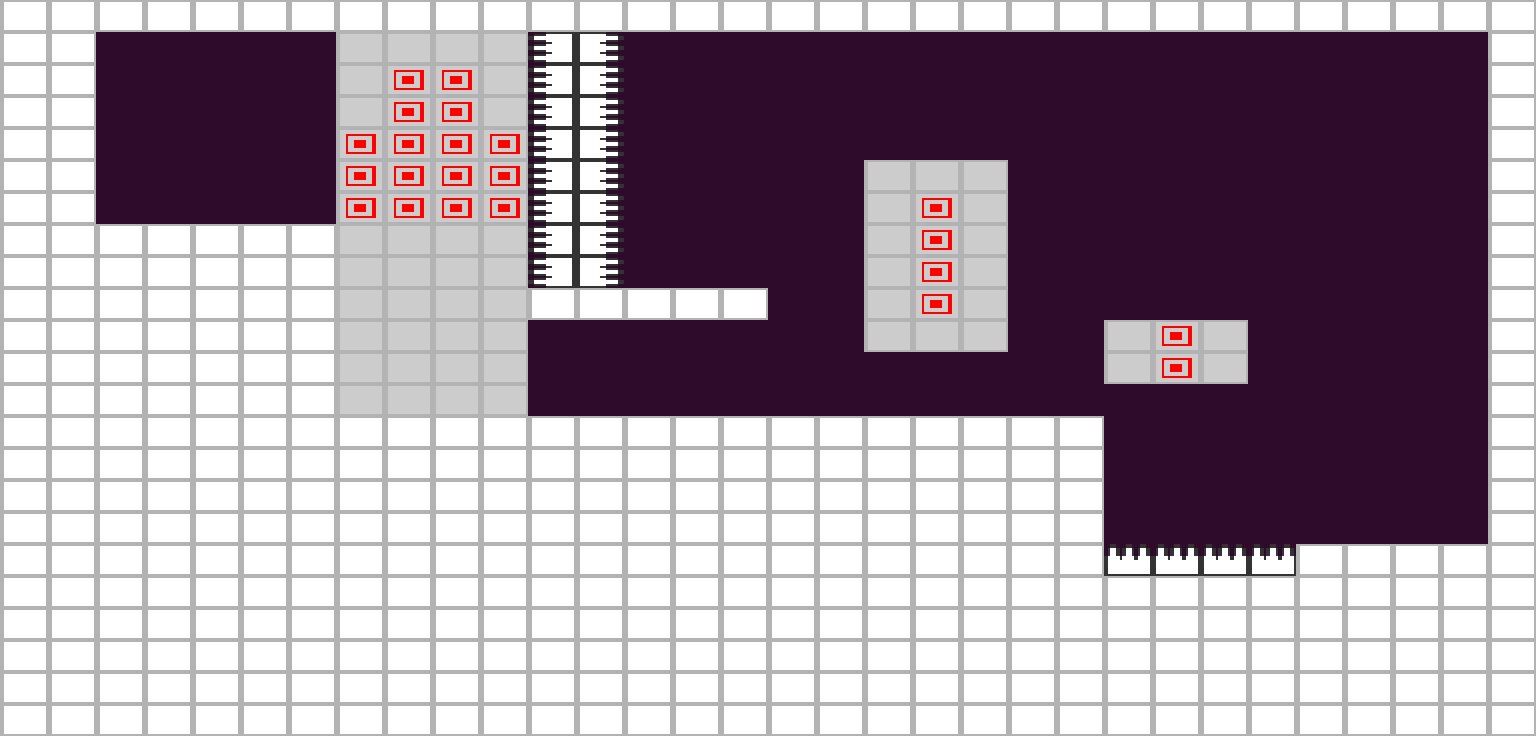

This game map was drawn from its Tiled (.tmx) file and the tilesets committed beside it. A one-line description and the full map source follow:
An orthogonal 32x23 tile map with 48x32 px tiles, 3 tile layers (background, ladders, platforms) and 6 objects (3x EndLevel, CheckPoint, LevelStartCamera, Collectible).

<map version="1.0" orientation="orthogonal" width="32" height="23" tilewidth="48" tileheight="32" backgroundcolor="#2e0b2b">
 <properties>
  <property name="LevelType" value="NoMachine" />
  <property name="Lighting" value="Dusk" />
  <property name="Title" value="Bombs from Above" />
 </properties>
 <tileset firstgid="1" name="level_tiles" tilewidth="48" tileheight="32">
  <image source="level_tiles.png" width="192" height="128" />
 </tileset>
 <layer name="background" width="32" height="23">
  <data encoding="csv">
0,0,0,0,0,0,0,0,0,0,0,0,0,0,0,0,0,0,0,0,0,0,0,0,0,0,0,0,0,0,0,0,
0,0,0,0,0,0,0,0,0,0,0,0,0,0,0,0,0,0,0,0,0,0,0,0,0,0,0,0,0,0,0,0,
0,0,0,0,0,0,0,0,0,0,0,0,0,0,0,0,0,0,0,0,0,0,0,0,0,0,0,0,0,0,0,0,
0,0,0,0,0,0,0,0,0,0,0,0,0,0,0,0,0,0,0,0,0,0,0,0,0,0,0,0,0,0,0,0,
0,0,0,0,0,0,0,0,0,0,0,0,0,0,0,0,0,0,0,0,0,0,0,0,0,0,0,0,0,0,0,0,
0,0,0,0,0,0,0,0,0,0,0,0,0,0,0,0,0,0,0,0,0,0,0,0,0,0,0,0,0,0,0,0,
0,0,0,0,0,0,0,0,0,0,0,0,0,0,0,0,0,0,0,0,0,0,0,0,0,0,0,0,0,0,0,0,
0,0,0,0,0,0,0,0,0,0,0,0,0,0,0,0,0,0,0,0,0,0,0,0,0,0,0,0,0,0,0,0,
0,0,0,0,0,0,0,0,0,0,0,0,0,0,0,0,0,0,0,0,0,0,0,0,0,0,0,0,0,0,0,0,
0,0,0,0,0,0,0,0,0,0,0,0,0,0,0,0,0,0,0,0,0,0,0,0,0,0,0,0,0,0,0,0,
0,0,0,0,0,0,0,0,0,0,0,0,0,0,0,0,0,0,0,0,0,0,0,0,0,0,0,0,0,0,0,0,
0,0,0,0,0,0,0,0,0,0,0,0,0,0,0,0,0,0,0,0,0,0,0,0,0,0,0,0,0,0,0,0,
0,0,0,0,0,0,0,0,0,0,0,0,0,0,0,0,0,0,0,0,0,0,0,0,0,0,0,0,0,0,0,0,
0,0,0,0,0,0,0,0,0,0,0,0,0,0,0,0,0,0,0,0,0,0,0,0,0,0,0,0,0,0,0,0,
0,0,0,0,0,0,0,0,0,0,0,0,0,0,0,0,0,0,0,0,0,0,0,0,0,0,0,0,0,0,0,0,
0,0,0,0,0,0,0,0,0,0,0,0,0,0,0,0,0,0,0,0,0,0,0,0,0,0,0,0,0,0,0,0,
0,0,0,0,0,0,0,0,0,0,0,0,0,0,0,0,0,0,0,0,0,0,0,0,0,0,0,0,0,0,0,0,
0,0,0,0,0,0,0,0,0,0,0,0,0,0,0,0,0,0,0,0,0,0,0,0,0,0,0,0,0,0,0,0,
0,0,0,0,0,0,0,0,0,0,0,0,0,0,0,0,0,0,0,0,0,0,0,0,0,0,0,0,0,0,0,0,
0,0,0,0,0,0,0,0,0,0,0,0,0,0,0,0,0,0,0,0,0,0,0,0,0,0,0,0,0,0,0,0,
0,0,0,0,0,0,0,0,0,0,0,0,0,0,0,0,0,0,0,0,0,0,0,0,0,0,0,0,0,0,0,0,
0,0,0,0,0,0,0,0,0,0,0,0,0,0,0,0,0,0,0,0,0,0,0,0,0,0,0,0,0,0,0,0,
0,0,0,0,0,0,0,0,0,0,0,0,0,0,0,0,0,0,0,0,0,0,0,0,0,0,0,0,0,0,0,0
</data>
 </layer>
 <layer name="ladders" width="32" height="23">
  <data encoding="csv">
0,0,0,0,0,0,0,0,0,0,0,0,0,0,0,0,0,0,0,0,0,0,0,0,0,0,0,0,0,0,0,0,
0,0,0,0,0,0,0,0,0,0,0,0,0,0,0,0,0,0,0,0,0,0,0,0,0,0,0,0,0,0,0,0,
0,0,0,0,0,0,0,0,0,0,0,0,0,0,0,0,0,0,0,0,0,0,0,0,0,0,0,0,0,0,0,0,
0,0,0,0,0,0,0,0,0,0,0,0,0,0,0,0,0,0,0,0,0,0,0,0,0,0,0,0,0,0,0,0,
0,0,0,0,0,0,0,0,0,0,0,0,0,0,0,0,0,0,0,0,0,0,0,0,0,0,0,0,0,0,0,0,
0,0,0,0,0,0,0,0,0,0,0,0,0,0,0,0,0,0,0,0,0,0,0,0,0,0,0,0,0,0,0,0,
0,0,0,0,0,0,0,0,0,0,0,0,0,0,0,0,0,0,0,0,0,0,0,0,0,0,0,0,0,0,0,0,
0,0,0,0,0,0,0,0,0,0,0,0,0,0,0,0,0,0,0,0,0,0,0,0,0,0,0,0,0,0,0,0,
0,0,0,0,0,0,0,0,0,0,0,0,0,0,0,0,0,0,0,0,0,0,0,0,0,0,0,0,0,0,0,0,
0,0,0,0,0,0,0,0,0,0,0,0,0,0,0,0,0,0,0,0,0,0,0,0,0,0,0,0,0,0,0,0,
0,0,0,0,0,0,0,0,0,0,0,0,0,0,0,0,0,0,0,0,0,0,0,0,0,0,0,0,0,0,0,0,
0,0,0,0,0,0,0,0,0,0,0,0,0,0,0,0,0,0,0,0,0,0,0,0,0,0,0,0,0,0,0,0,
0,0,0,0,0,0,0,0,0,0,0,0,0,0,0,0,0,0,0,0,0,0,0,0,0,0,0,0,0,0,0,0,
0,0,0,0,0,0,0,0,0,0,0,0,0,0,0,0,0,0,0,0,0,0,0,0,0,0,0,0,0,0,0,0,
0,0,0,0,0,0,0,0,0,0,0,0,0,0,0,0,0,0,0,0,0,0,0,0,0,0,0,0,0,0,0,0,
0,0,0,0,0,0,0,0,0,0,0,0,0,0,0,0,0,0,0,0,0,0,0,0,0,0,0,0,0,0,0,0,
0,0,0,0,0,0,0,0,0,0,0,0,0,0,0,0,0,0,0,0,0,0,0,0,0,0,0,0,0,0,0,0,
0,0,0,0,0,0,0,0,0,0,0,0,0,0,0,0,0,0,0,0,0,0,0,0,0,0,0,0,0,0,0,0,
0,0,0,0,0,0,0,0,0,0,0,0,0,0,0,0,0,0,0,0,0,0,0,0,0,0,0,0,0,0,0,0,
0,0,0,0,0,0,0,0,0,0,0,0,0,0,0,0,0,0,0,0,0,0,0,0,0,0,0,0,0,0,0,0,
0,0,0,0,0,0,0,0,0,0,0,0,0,0,0,0,0,0,0,0,0,0,0,0,0,0,0,0,0,0,0,0,
0,0,0,0,0,0,0,0,0,0,0,0,0,0,0,0,0,0,0,0,0,0,0,0,0,0,0,0,0,0,0,0,
0,0,0,0,0,0,0,0,0,0,0,0,0,0,0,0,0,0,0,0,0,0,0,0,0,0,0,0,0,0,0,0
</data>
 </layer>
 <layer name="platforms" width="32" height="23">
  <data encoding="csv">
1,1,1,1,1,1,1,1,1,1,1,1,1,1,1,1,1,1,1,1,1,1,1,1,1,1,1,1,1,1,1,1,
1,1,0,0,0,0,0,2,2,2,2,6,5,0,0,0,0,0,0,0,0,0,0,0,0,0,0,0,0,0,0,1,
1,1,0,0,0,0,0,2,3,3,2,6,5,0,0,0,0,0,0,0,0,0,0,0,0,0,0,0,0,0,0,1,
1,1,0,0,0,0,0,2,3,3,2,6,5,0,0,0,0,0,0,0,0,0,0,0,0,0,0,0,0,0,0,1,
1,1,0,0,0,0,0,3,3,3,3,6,5,0,0,0,0,0,0,0,0,0,0,0,0,0,0,0,0,0,0,1,
1,1,0,0,0,0,0,3,3,3,3,6,5,0,0,0,0,0,2,2,2,0,0,0,0,0,0,0,0,0,0,1,
1,1,0,0,0,0,0,3,3,3,3,6,5,0,0,0,0,0,2,3,2,0,0,0,0,0,0,0,0,0,0,1,
1,1,1,1,1,1,1,2,2,2,2,6,5,0,0,0,0,0,2,3,2,0,0,0,0,0,0,0,0,0,0,1,
1,1,1,1,1,1,1,2,2,2,2,6,5,0,0,0,0,0,2,3,2,0,0,0,0,0,0,0,0,0,0,1,
1,1,1,1,1,1,1,2,2,2,2,1,1,1,1,1,0,0,2,3,2,0,0,0,0,0,0,0,0,0,0,1,
1,1,1,1,1,1,1,2,2,2,2,0,0,0,0,0,0,0,2,2,2,0,0,2,3,2,0,0,0,0,0,1,
1,1,1,1,1,1,1,2,2,2,2,0,0,0,0,0,0,0,0,0,0,0,0,2,3,2,0,0,0,0,0,1,
1,1,1,1,1,1,1,2,2,2,2,0,0,0,0,0,0,0,0,0,0,0,0,0,0,0,0,0,0,0,0,1,
1,1,1,1,1,1,1,1,1,1,1,1,1,1,1,1,1,1,1,1,1,1,1,0,0,0,0,0,0,0,0,1,
1,1,1,1,1,1,1,1,1,1,1,1,1,1,1,1,1,1,1,1,1,1,1,0,0,0,0,0,0,0,0,1,
1,1,1,1,1,1,1,1,1,1,1,1,1,1,1,1,1,1,1,1,1,1,1,0,0,0,0,0,0,0,0,1,
1,1,1,1,1,1,1,1,1,1,1,1,1,1,1,1,1,1,1,1,1,1,1,0,0,0,0,0,0,0,0,1,
1,1,1,1,1,1,1,1,1,1,1,1,1,1,1,1,1,1,1,1,1,1,1,4,4,4,4,1,1,1,1,1,
1,1,1,1,1,1,1,1,1,1,1,1,1,1,1,1,1,1,1,1,1,1,1,1,1,1,1,1,1,1,1,1,
1,1,1,1,1,1,1,1,1,1,1,1,1,1,1,1,1,1,1,1,1,1,1,1,1,1,1,1,1,1,1,1,
1,1,1,1,1,1,1,1,1,1,1,1,1,1,1,1,1,1,1,1,1,1,1,1,1,1,1,1,1,1,1,1,
1,1,1,1,1,1,1,1,1,1,1,1,1,1,1,1,1,1,1,1,1,1,1,1,1,1,1,1,1,1,1,1,
1,1,1,1,1,1,1,1,1,1,1,1,1,1,1,1,1,1,1,1,1,1,1,1,1,1,1,1,1,1,1,1
</data>
 </layer>
 <objectgroup name="objects" width="32" height="23">
  <object name="CheckPoint1" type="CheckPoint" x="144" y="192" width="48" height="32" />
  <object name="EndLevel" type="EndLevel" x="1344" y="512" width="48" height="32">
   <properties>
    <property name="Clone" value="0" />
    <property name="State" value="500" />
    <property name="Time" value="16" />
   </properties>
  </object>
  <object name="LevelStartCamera" type="LevelStartCamera" x="1296" y="384" width="48" height="32" />
  <object name="Collectible" type="Collectible" x="672" y="224" width="48" height="32">
   <properties>
    <property name="CollectType" value="OneEnergy" />
   </properties>
  </object>
  <object name="EndLevel" type="EndLevel" x="1392" y="512" width="48" height="32">
   <properties>
    <property name="Clone" value="1" />
    <property name="State" value="500" />
    <property name="Time" value="24" />
   </properties>
  </object>
  <object name="EndLevel" type="EndLevel" x="1440" y="512" width="48" height="32">
   <properties>
    <property name="Clone" value="2" />
    <property name="State" value="500" />
    <property name="Time" value="40" />
   </properties>
  </object>
 </objectgroup>
</map>
